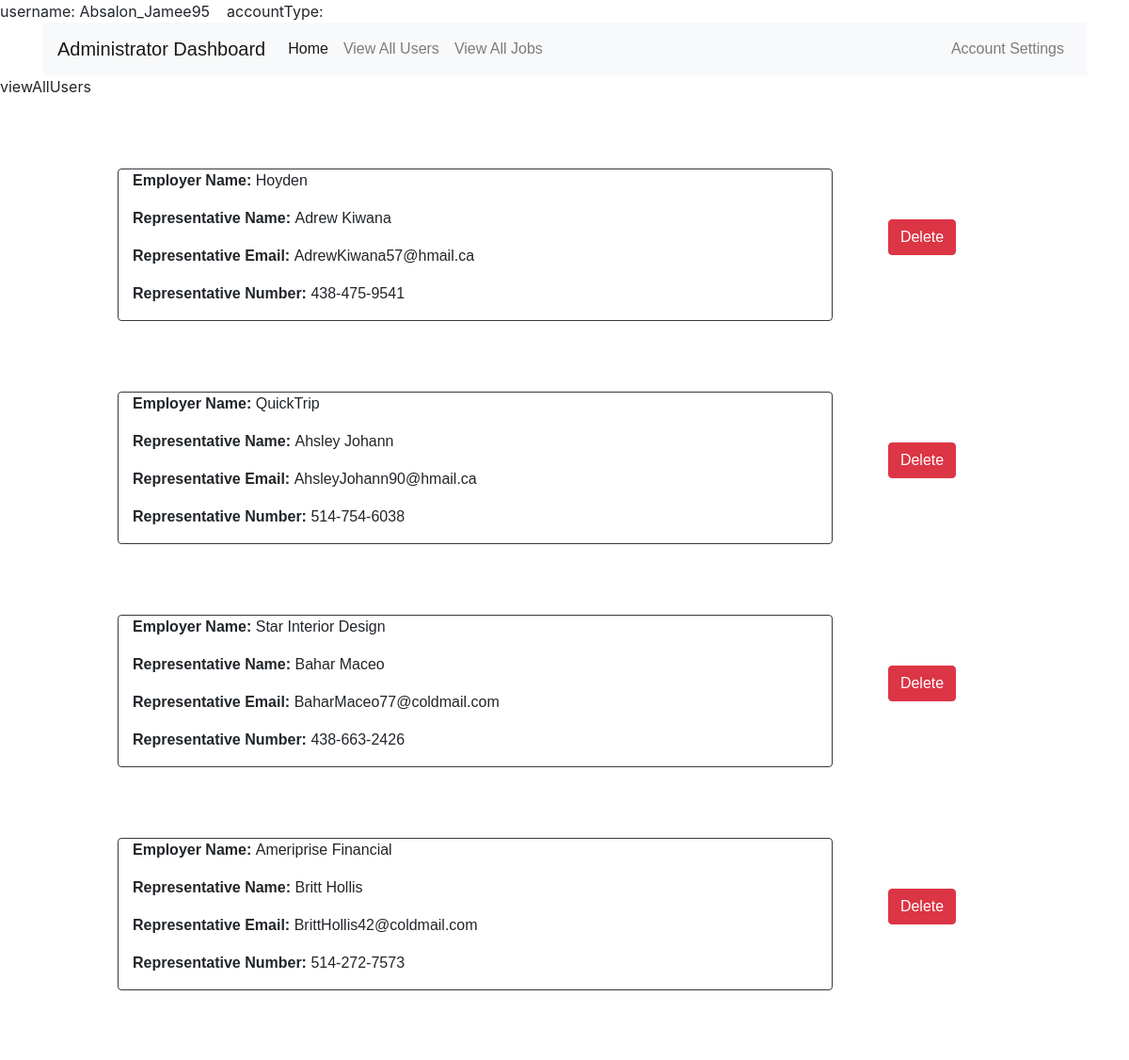
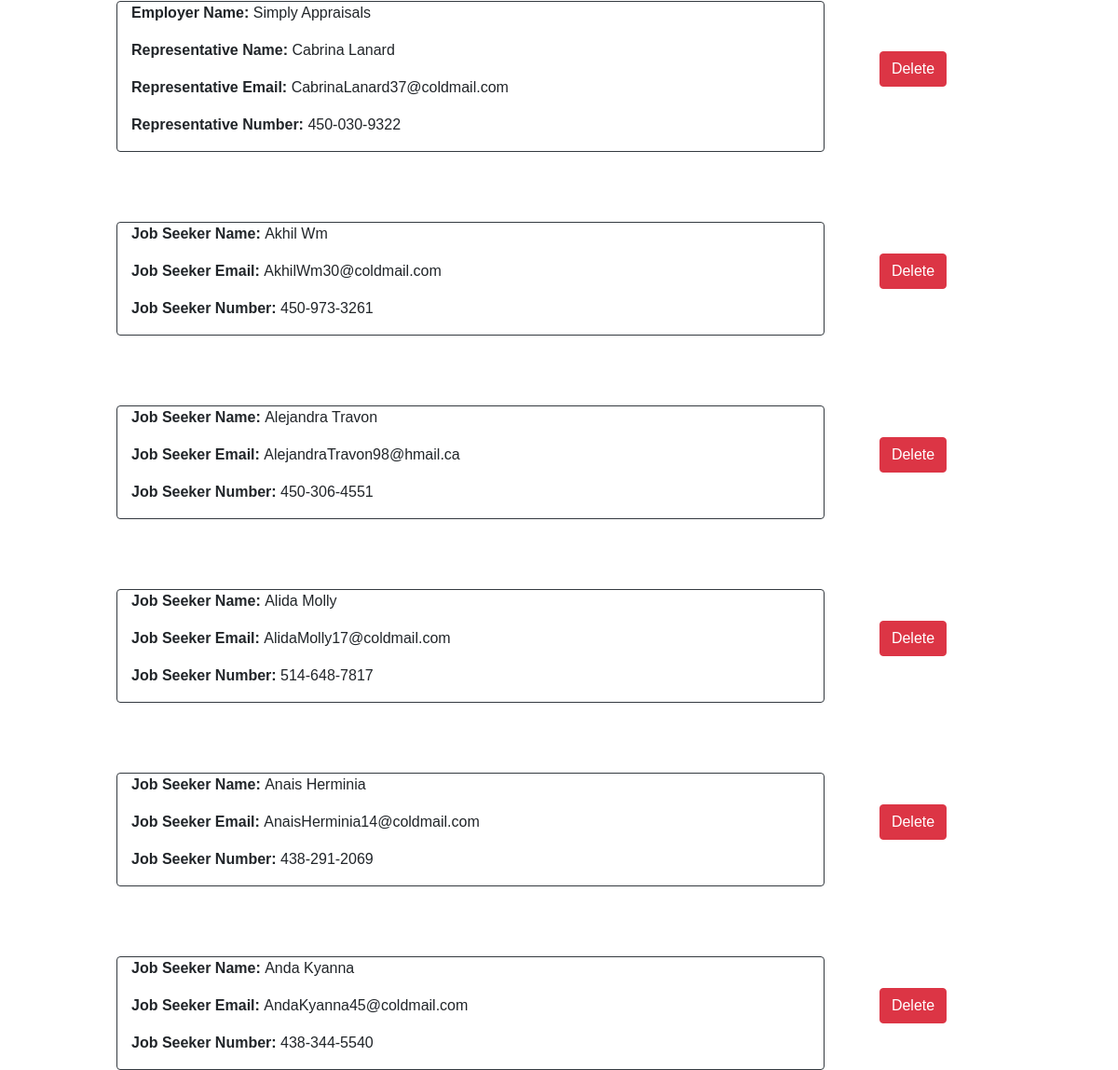
Screenshot of /GUI/adminDash.php?tab=viewAllUsers (signed in) with the database file from the repository (2 pictures, top to bottom).
### tables this page shows
create table employer
(
    UserName     varchar(30)            not null
        primary key,
    EmployerName varchar(100)           not null,
    Activated    BOOL                   not null,
    Category     enum ('prime', 'gold') ,
    Balance      decimal(10, 2)         not null,
    constraint employer_ibfk_1
        foreign key (UserName) references user (UserName)
            on delete cascade
);

create table user
(
    UserName      varchar(30) not null
        primary key,
    FirstName     varchar(30) not null,
    LastName      varchar(30) not null,
    Email         varchar(50) not null,
    ContactNumber char(12)    not null,
    Password      varchar(50) not null
);

### GUI/adminDash.php (the view, shortened to what this page needs)
<?php
$username = $_SESSION['username'];
$accountType = $_SESSION['accountType'];
$maxSize = 5;
echo "username: $username&nbsp&nbsp&nbsp&nbsp";
echo "accountType: $accountType<br>";
if ($_SERVER['REQUEST_METHOD'] == "GET") {
    require_once "../GUI/view/adminDashView.php";
    if(isset($_GET['tab'])) {
        $tab = $_GET['tab'];
        switch ($tab) {
            case "viewAllUsers":
                $data = getAllUsers();
                showAllUsers($data);
                break;
        }
    }
}
function getAllUsers() {
    global $maxSize;
    $employers = array();
    $applicants = array();
    $conn = connectDB();
    $sql = "select UserName, FirstName, LastName, Email,  ContactNumber, EmployerName
            from employer natural join user
            limit $maxSize";
    $result = $conn->query($sql);
    if ($result->num_rows > 0) {
        while ($row = $result->fetch_assoc()) {
            $e = array("username"=>$row["UserName"], "empName"=>$row["EmployerName"], "firstName"=>$row["FirstName"], "lastName"=>$row["LastName"],
                "email"=>$row["Email"], "number"=>$row["ContactNumber"]);
            array_push($employers, $e);
        }
    }
    $conn2 = connectDB();
    $sql2 = "select UserName, FirstName, LastName, Email,  ContactNumber
            from applicant natural join user
            limit $maxSize";
    $result2 = $conn2->query($sql2);
    if ($result2->num_rows > 0) {
        while ($row2 = $result2->fetch_assoc()) {
            $a = array("username"=>$row2["UserName"], "firstName"=>$row2["FirstName"], "lastName"=>$row2["LastName"],
                "email"=>$row2["Email"], "number"=>$row2["ContactNumber"]);
            array_push($applicants, $a);
        }
    }
    return [$employers, $applicants];
}
function showAllUsers($data) {
    $html = "";
    $employers = $data[0];
    $applicants = $data[1];
    for($i = 0; $i < count($employers); $i++) {
        $html = viewEmpContInfo($html, $employers[$i]);
    }
    for ($j = 0; $j < count($applicants); $j++) {
        $html = viewSeekerContInfo($html, $applicants[$j]);
    }
    echo "<div class='container'>".$html. "</div>";
}
function viewEmpContInfo($html , $data){
    $username = $data["username"];
    $empName = $data["empName"];
    $empRepName = $data["firstName"] . " " . $data["lastName"];
    $empRepEmail = $data["email"];
    $empRepNumber = $data["number"];
    $html .=
        "<div class = 'row justify-content-center align-items-center'>" .
        "     <div class = 'col-8 border rounded border-dark'>" .
        "          <p><b>Employer Name: </b> $empName</p>" .
        "          <p><b>Representative Name: </b> $empRepName</p>" .
        "          <p><b>Representative Email: </b> $empRepEmail</p>" .
        "          <p><b>Representative Number: </b>$empRepNumber</p>" .
        "     </div>".
        "     <div class='col-2 d-flex justify-content-center '>" .
        "          <form action='".$_SERVER['PHP_SELF']."?tab=deleteUser' method='post' onsubmit='return confirm(\"Sure to delete this user?\")'>" .
        "               <button type='submit' name='username' value='$username' class='btn btn-danger'> Delete </button>" .
        "          </form>" .
        "     </div>" .
        "</div>";
    return $html;
}
function viewSeekerContInfo($html, $data) {
    $username = $data["username"];
    $seekerName = $data["firstName"] . " " . $data["lastName"];
    $seekerEmail = $data["email"];
    $seekerNumber = $data["number"];
    $html .=
        "<div class = 'row justify-content-center align-items-center'>" .
        "     <div class = 'col-8 border rounded border-dark'>" .
        "          <p><b>Job Seeker Name: </b> $seekerName</p>" .
        "          <p><b>Job Seeker Email: </b> $seekerEmail</p>" .
        "          <p><b>Job Seeker Number: </b>$seekerNumber</p>" .
        "     </div>".
        "    <div class='col-2 d-flex justify-content-center '>" .
        "         <form action='".$_SERVER['PHP_SELF']."?tab=deleteUser' method='post' onsubmit='return confirm(\"Sure to delete this user?\")'>" .
        "            <button type='submit' name='username' value='$username' class='btn btn-danger'> Delete </button>" .
        "         </form>" .
        "    </div>" .
    "</div>";
    return $html;
}

### GUI/view/adminDashView.php (shortened to what this page needs)
<!DOCTYPE html>
<html lang="en">
<head>
    <link href="bootstrap/css/bootstrap.css" rel="stylesheet">
    <link href="css/dashboard.css" rel="stylesheet">
</head>
<body>
<div class="container">
    <nav class="navbar navbar-expand-lg navbar-light bg-light">
        <a class="navbar-brand" href="#">Administrator Dashboard</a>
        <div class="collapse navbar-collapse" id="navbarSupportedContent">
            <ul class="navbar-nav mr-auto">
                <li class="nav-item active">
                    <a class="nav-link" href="index.php">Home <span class="sr-only">(current)</span></a>
                </li>
                <li class="nav-item">
                    <a class="nav-link" href=<?php echo $_SERVER['PHP_SELF'] . "?tab=viewAllUsers"; ?>>View All Users</a>
                </li>
                <li class="nav-item">
                    <a class="nav-link" href=<?php echo $_SERVER['PHP_SELF'] . "?tab=viewJobs"; ?>>View All Jobs</a>
                </li>
            </ul>
            <ul class="navbar-nav ml-auto">
                <li class="nav-item">
                    <a class="nav-link" href=<?php echo $_SERVER['PHP_SELF'] . "?tab=viewAccountSettings"; ?>>Account Settings</a>
                </li>
            </ul>
        </div>
    </nav>
</div>
</body>
</html>

### GUI/css/dashboard.css (style rules this page uses)
* { font-family: 'Titillium Web', sans-serif; }
.row { margin-top: 75px; }

### rows the page displays
employer: EmployerName "Hoyden"
user: empRepName "Adrew Kiwana", Email "AdrewKiwana57@hmail.ca", ContactNumber "438-475-9541"
employer: EmployerName "QuickTrip"
user: empRepName "Ahsley Johann", Email "AhsleyJohann90@hmail.ca", ContactNumber "514-754-6038"
employer: EmployerName "Star Interior Design"
user: empRepName "Bahar Maceo", Email "BaharMaceo77@coldmail.com", ContactNumber "438-663-2426"
employer: EmployerName "Ameriprise Financial"
user: empRepName "Britt Hollis", Email "BrittHollis42@coldmail.com", ContactNumber "514-272-7573"
employer: EmployerName "Simply Appraisals"
user: empRepName "Cabrina Lanard", Email "CabrinaLanard37@coldmail.com", ContactNumber "450-030-9322"
user: seekerName "Akhil Wm", Email "AkhilWm30@coldmail.com", ContactNumber "450-973-3261"
user: seekerName "Alejandra Travon", Email "AlejandraTravon98@hmail.ca", ContactNumber "450-306-4551"
user: seekerName "Alida Molly", Email "AlidaMolly17@coldmail.com", ContactNumber "514-648-7817"
user: seekerName "Anais Herminia", Email "AnaisHerminia14@coldmail.com", ContactNumber "438-291-2069"
user: seekerName "Anda Kyanna", Email "AndaKyanna45@coldmail.com", ContactNumber "438-344-5540"

### other values shown
$username "Absalon_Jamee95"
